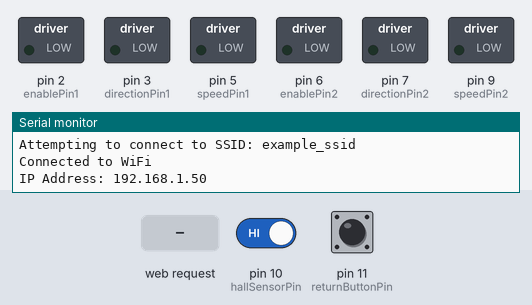
A program run on a simulated Arduino Uno WiFi Rev2. On the bench: switched loads named in the program (green lamp = pin HIGH), the last lines printed to the serial monitor. The test bench sets the inputs (shaded band); at power-on: pin 11 (returnButtonPin) HIGH, pin 10 (hallSensorPin) HIGH. WiFi joins after 1.5 s; servers stay silent unless stated.

Above: at 12.7 s.
12.8 s: pin 11 (returnButtonPin) pulled LOW for 0.15 s
At 13.8 s:
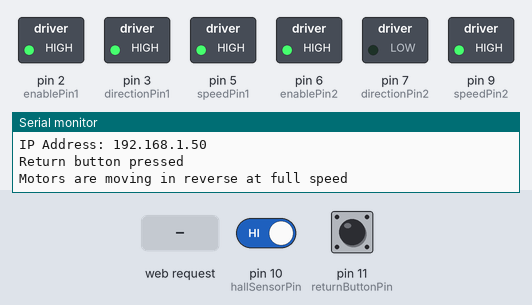
14.4 s: pin 10 (hallSensorPin) driven LOW
At 15.2 s:
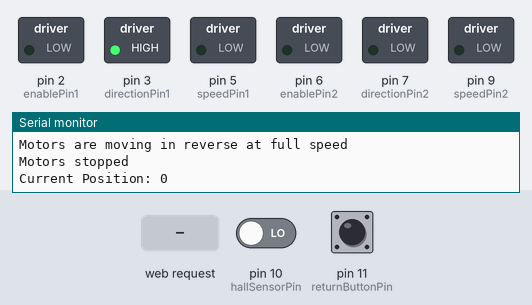
15.9 s: HTTP request GET /START received
At 16.5 s:
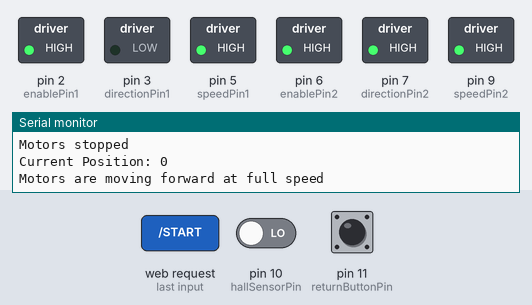
17.4 s: HTTP request GET /STOP received
At 17.9 s:
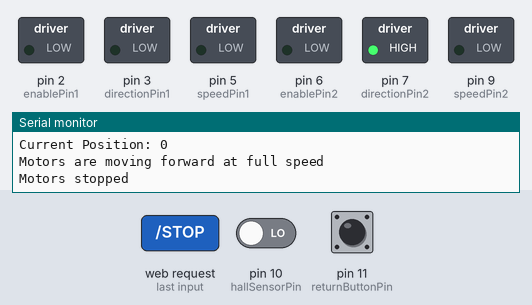
18.9 s: HTTP request GET /REVERSE received
At 19.2 s:
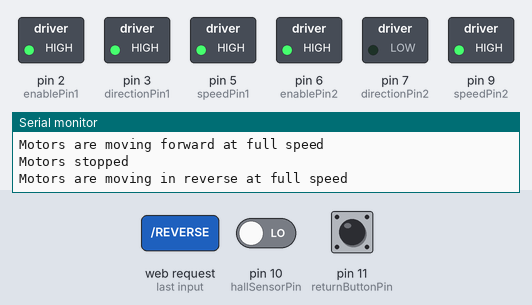
Timing chart, 0 to 21.4 s (numbered marks = the images above; inputs shaded):
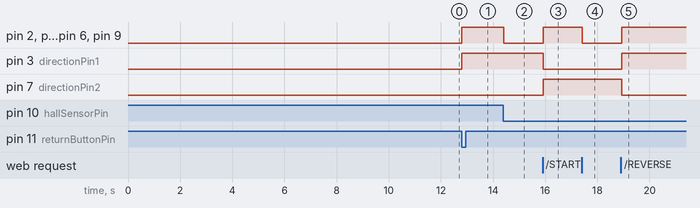

Measured:
- after the input at 12.8 s, pin 2 (enablePin1), pin 3 (directionPin1), pin 5 (speedPin1), pin 6 (enablePin2), pin 9 (speedPin2): LOW → HIGH at once
- after the input at 14.4 s, pin 2 (enablePin1), pin 5 (speedPin1), pin 6 (enablePin2), pin 9 (speedPin2): HIGH → LOW at once
- after the input at 15.9 s, pin 2 (enablePin1), pin 5 (speedPin1), pin 6 (enablePin2), pin 7 (directionPin2), pin 9 (speedPin2): LOW → HIGH at once; pin 3 (directionPin1): HIGH → LOW at once
- after the input at 17.4 s, pin 2 (enablePin1), pin 5 (speedPin1), pin 6 (enablePin2), pin 9 (speedPin2): HIGH → LOW at once
- after the input at 18.9 s, pin 2 (enablePin1), pin 3 (directionPin1), pin 5 (speedPin1), pin 6 (enablePin2), pin 9 (speedPin2): LOW → HIGH at once; pin 7 (directionPin2): HIGH → LOW at once

The program:

main.cpp
```cpp
#include <Arduino.h>
#include <SPI.h>
#include <WiFiNINA.h>

// WiFi credentials
const char ssid[] = "example_ssid";       // your network SSID (name)
const char pass[] = "example_password";   // your network password

int status = WL_IDLE_STATUS;
WiFiServer server(80);

// Pin definitions for control
const int enablePin1 = 2;  // Enable pin for motor 1 (EL)
const int directionPin1 = 3;  // Direction pin for motor 1 (Z/F)
const int speedPin1 = 5;  // Speed control pin for motor 1 (VR)

const int enablePin2 = 6;  // Enable pin for motor 2 (EL)
const int directionPin2 = 7;  // Direction pin for motor 2 (Z/F)
const int speedPin2 = 9;  // Speed control pin for motor 2 (VR)

// Pin definition for Hall sensor
const int hallSensorPin = 10;  // Hall sensor input pin

// Pin definition for return button
const int returnButtonPin = 11; // Return button input pin

volatile int position = 0;
volatile bool magnetDetected = false;
volatile bool returnButtonPressed = false;
int targetPosition = -1;
unsigned long lastMotorActivityTime = 0;

void startMotors() {
  digitalWrite(enablePin1, HIGH);
  digitalWrite(directionPin1, LOW);
  analogWrite(speedPin1, 255);

  digitalWrite(enablePin2, HIGH);
  digitalWrite(directionPin2, HIGH);
  analogWrite(speedPin2, 255);

  Serial.println("Motors are moving forward at full speed");
  lastMotorActivityTime = millis();
}

void reverseMotors() {
  digitalWrite(enablePin1, HIGH);
  digitalWrite(directionPin1, HIGH);
  analogWrite(speedPin1, 255);

  digitalWrite(enablePin2, HIGH);
  digitalWrite(directionPin2, LOW);
  analogWrite(speedPin2, 255);

  Serial.println("Motors are moving in reverse at full speed");
  lastMotorActivityTime = millis();
}

void stopMotors() {
  digitalWrite(enablePin1, LOW);
  analogWrite(speedPin1, 0);
  digitalWrite(enablePin2, LOW);
  analogWrite(speedPin2, 0);

  Serial.println("Motors stopped");
}

void hallSensorISR() {
  magnetDetected = true;
}

void returnButtonISR() {
  returnButtonPressed = true;
}

void executeCommand(String command, WiFiClient &client) {
  if (command == "START") {
    startMotors();
    client.println("Motors started");
  } else if (command == "STOP") {
    stopMotors();
    client.println("Motors stopped");
  } else if (command == "REVERSE") {
    reverseMotors();
    client.println("Motors reversed");
  } else if (command.startsWith("GOTO")) {
    int newPos = command.substring(4).toInt();
    if (newPos >= 0 && newPos <= 15) {
      targetPosition = newPos;
      if (targetPosition > position) {
        startMotors();
      } else if (targetPosition < position) {
        reverseMotors();
      }
      client.print("Moving to position: ");
      client.println(targetPosition);
    } else {
      client.println("Invalid position");
    }
  } else if (command == "SENSOR") {
    client.print("Current Position: ");
    client.println(position);
  } else if (command == "RETURN") {
    returnButtonPressed = true;
    client.println("Returning to original position");
  }
}

void setup() {
  // Initialize serial for debugging
  Serial.begin(9600);

  // Initialize pins for motor 1
  pinMode(enablePin1, OUTPUT);
  pinMode(directionPin1, OUTPUT);
  pinMode(speedPin1, OUTPUT);

  // Initialize pins for motor 2
  pinMode(enablePin2, OUTPUT);
  pinMode(directionPin2, OUTPUT);
  pinMode(speedPin2, OUTPUT);

  // Initialize pin for Hall sensor
  pinMode(hallSensorPin, INPUT_PULLUP);
  attachInterrupt(digitalPinToInterrupt(hallSensorPin), hallSensorISR, FALLING);

  // Initialize pin for return button
  pinMode(returnButtonPin, INPUT_PULLUP);
  attachInterrupt(digitalPinToInterrupt(returnButtonPin), returnButtonISR, FALLING);

  // Connect to WiFi
  while (status != WL_CONNECTED) {
    Serial.print("Attempting to connect to SSID: ");
    Serial.println(ssid);
    status = WiFi.begin(ssid, pass);
    delay(10000);
  }

  Serial.println("Connected to WiFi");

  Serial.print("IP Address: ");
  Serial.println(WiFi.localIP());

  server.begin();
}

void loop() {
  // Check for magnet detection and update position
  if (magnetDetected) {
    magnetDetected = false;
    if (digitalRead(directionPin1) == LOW) {
      position++;
    } else {
      position--;
    }

    // Bound the position within 0 and 15
    position = max(0, min(position, 15));

    // Stop motors if out of bounds or target reached
    if (position == 0 || position == 15 || position == targetPosition) {
      stopMotors();
      targetPosition = -1;
    }

    Serial.print("Current Position: ");
    Serial.println(position);
  }

  // Handle return button press
  if (returnButtonPressed) {
    Serial.println("Return button pressed");
    returnButtonPressed = false;
    targetPosition = -1;  // Cancel any current target position
    reverseMotors();  // Move backwards to the original position
  }

  // Handle client connections
  WiFiClient client = server.available();
  if (client) {
    String currentLine = "";
    String command = "";  // Declare command string here
    while (client.connected()) {
      if (client.available()) {
        char c = client.read();
        if (c == '\n') {
          if (currentLine.length() == 0) {
            // Send HTTP headers
            client.println("HTTP/1.1 200 OK");
            client.println("Content-type:text/plain");
            client.println("Access-Control-Allow-Origin: *");
            client.println();

            // Execute command based on parsed input
            executeCommand(command, client);

            client.println();
            break;
          } else {
            currentLine = "";
          }
        } else if (c != '\r') {
          currentLine += c;
          // Capture the command when the line starts with "GET /"
          if (currentLine.startsWith("GET /")) {
            command = currentLine.substring(5, currentLine.indexOf(' ', 5));  // Adjust to properly extract the command
          }
        }
      }
    }
    client.stop();
  }

  // Check if 30 seconds have passed since the last motor activity
  if (millis() - lastMotorActivityTime > 30000) {
    // Check if the robot is not at the home position and not moving
    if (position != 0 && !digitalRead(enablePin1) && !digitalRead(enablePin2)) {
      Serial.println("No motor activity for 30 seconds. Returning home.");
      reverseMotors();  // Move backwards to the original position
    }
  }

  delay(100);  // Reduce potential for serial flooding
}
```
